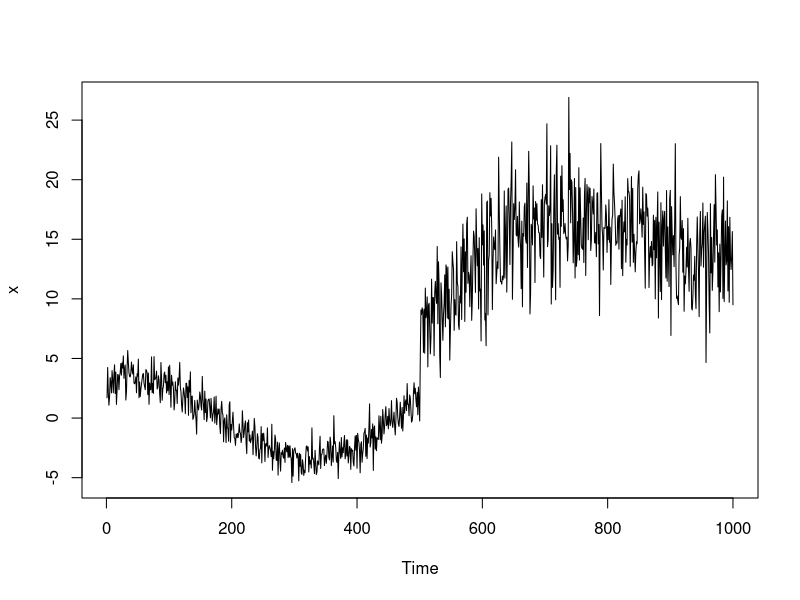
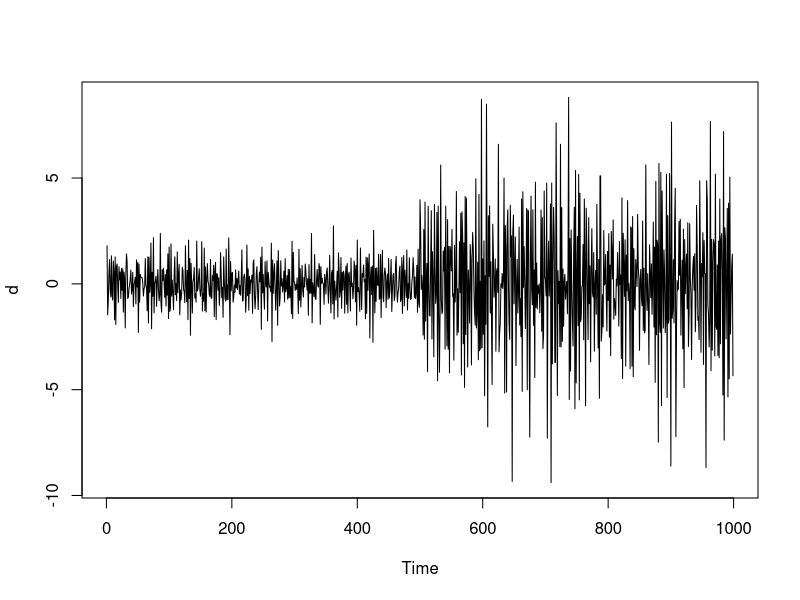
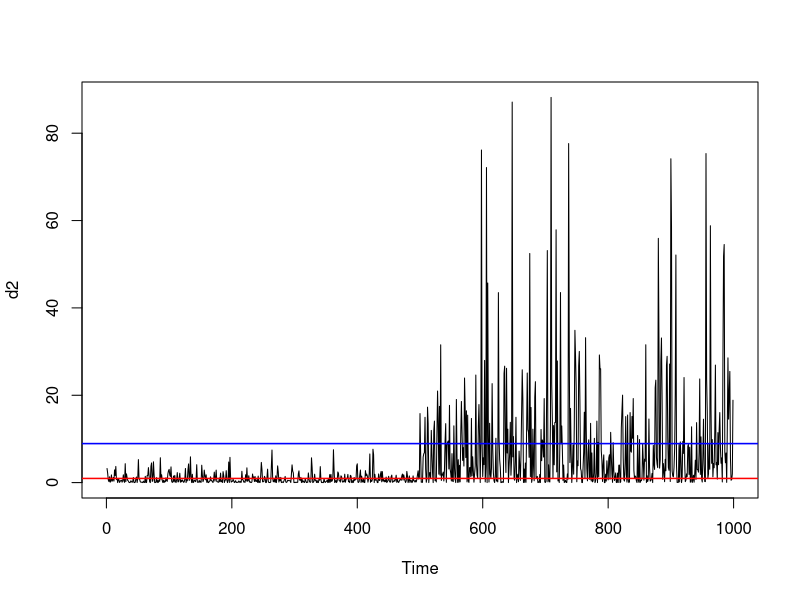
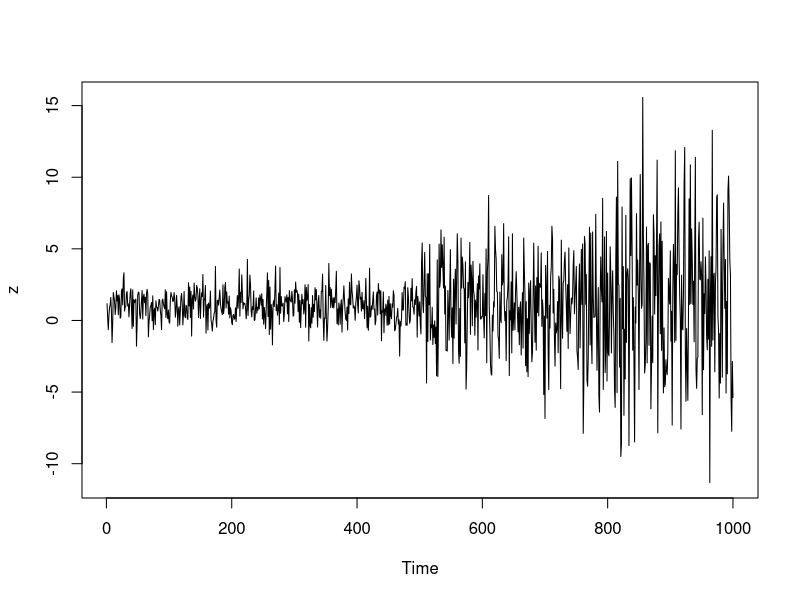
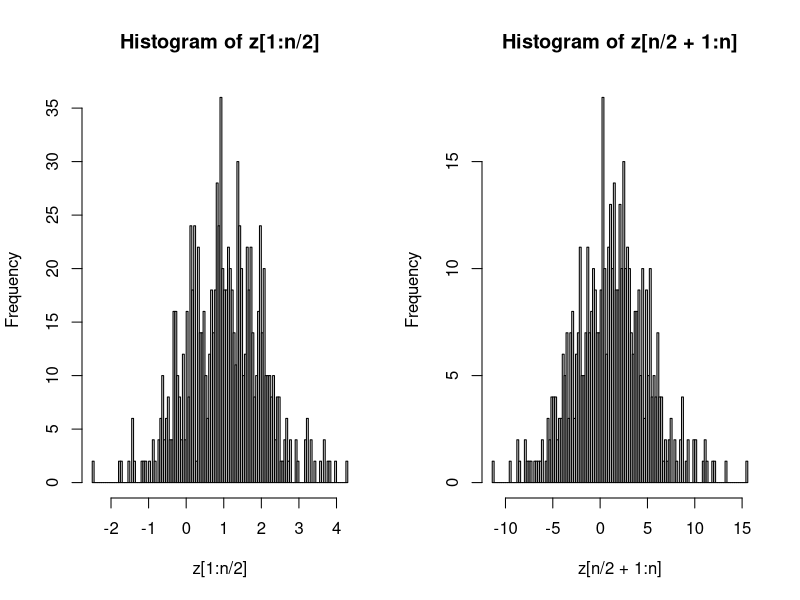

Source code (R) for these figures, in order: (Note: a time limit stopped this script after it produced the figures.)
###-----------------------------------------------
### The data. **AR included**
###-----------------------------------------------
f = function(t){
  5*cos(t*9) - (t - 0.7)^2 *10 + (t-0.2)^3 *20
}
ar = function(n, ar, df){
  z = rep(NA,n)
  z[1] = rt(1,df)
  for(i in 2:n){
    z[i] = ar*z[i-1] + rt(1,df)
  }
  z
}
n = 1000
mu = f((1:n)/n)
z = c(rnorm(n/2,3), rnorm(n/2, 3)*3) 
x = z+mu
par(mfrow = c(1, 1))
ts.plot(x)
d = diff(x)/sqrt(2)
d2 = d^2
ts.plot(d)
ts.plot(d2)
abline(h = mean(d2[1:(n/2)]), col = 'red', lwd = 1.5)
abline(h = mean(d2[(n/2+1):(n-1)]), col = 'blue', lwd = 1.5)


###-----------------------------------------------
### Liver Method
###-----------------------------------------------
L = function(y, g, tau){
  n = length(y)
  l1 = tau * log(1/tau * sum((y[1:tau] - g[1:tau])^2))
  if (tau !=n){
    l2 = (n - tau) * log(1/(n-tau)*sum((y[(tau+1):n] - g[(tau+1):n])^2))}
  else{l2 = 0}
  l = l1 + l2
}

MaxL = function(y, g){
  n = length(y)
  max_d= 0
  max_i = 0
  Ln = L(y, g, n)
  for (i in 1:n){
    d = Ln -  L(y, g, i)
    if(d > max_d){max_d = d; max_i = i}
  }
  c(max_d, max_i)
}

MLsigma1 = function(y, g, tau){sigma = 1/tau * sum((y[1:tau] - g[1:tau])^2)}
MLsigma2 = function(y, g, tau){n = length(y);sigma = 1/(n-tau)*sum((y[(tau+1):n] - g[(tau+1):n])^2)}

Liver_test = function(d, alpha){
  a = 2*log(log(n))^(1/2)/log(n)
  b = (2*log(log(n)) + 1/2*log(log(log(n))) - log(gamma(1/2)))/log(n)
  T = a*sqrt(log(n))*sqrt(d) - b*log(n)
}

spline_test = function(x){
  epsilon = 0.00001
  n = length(x)
  ax = (1:n)/n
  old_d = 0
  count = 0
  weight = rep(1:n)
  while (count<50){
    g = smooth.spline(ax, x, w = weight, cv = TRUE)$y
    result= MaxL(x, g)
    new_d = result[1]
    tau = result[2]
    if ((new_d - old_d)<epsilon){
      return(Liver_test(new_d, 0.05))
    }else{
      sigma1 = MLsigma1(x, g, tau)
      sigma2 = MLsigma2(x, g, tau)
      weight = c(rep((1/sigma1)^2, n/2), rep((1/sigma2)^2, n/2))
    }
    count = count+1
    old_d = new_d  
  }
  return(Liver_test(new_d, 0.05))
}

###-----------------------------------------------
### Testing Cases
###-----------------------------------------------
n = 1000
del = 1
z = c(rnorm(n/2,1),rnorm(n/2,1)*(1+del)) #Normal Distributio
z = c(rt(n/2,6), rt(n/2, 6)*(1+del)) #T-distribution
z = c(rexp(n/2, 1), rexp(n/2, 1)*(1+del))

#Bimodal Distribution
p1 = c(rbinom(n*1/2, 1, 0.5))
p2 = c(rbinom(n*1/2, 1, 0.5))
z = c(rnorm(n*1/2,-10)*p1+rnorm(n*1/2,10)*(1-p1),
	(rnorm(n*1/2,-10, (1+del))*p2+rnorm(n*1/2,10,(1+del))*(1-p2))) #Bimodal T-distribution

z= c(rnorm(n/2,1),rnorm(n/4,1,(2+del)), rnorm(n/4,1,(4+del))) #Normal Distribution
par(mfrow = c(1,1))
ts.plot(z)

par(mfrow = c(1,2))
hist(z[1:n/2], breaks = 100)
hist(z[n/2+1:n], breaks = 100)

###-----------------------------------------------
### Testing Normal Case
###-----------------------------------------------

###Input Parameter###
n = 400
n_sim = 200

if(1){
 	delta = seq(from = 0, to = 1, length.out = 11)
 	out = array(NA, dim =c(n_sim, length(delta), 5),
                dimnames = list(paste0('isim=',1:n_sim),
                paste0('delta=', delta),c('Normal', 'Student-T', 'Exp', 'Bimodal', '2cp_norm')))
    for(i_sim in 1:n_sim){
        set.seed(i_sim)
        for(i_delta in 1:length(delta)){
            del = delta[i_delta]
      		mu = 0
			#Random Number
			z_norm = c(rnorm(n/2,1),rnorm(n/2,1,(1+del))) #Normal Distribution
			z_t = c(rt(n/2,6), rt(n/2, 6)*(1+del))# T-distribution
			z_exp = c(rexp(n/2, 1)*1, rexp(n/2, 1)*(1+del)) #Exponential Distribution
			z_bi = c(rnorm(n*1/2,-2,1)*p1+rnorm(n*1/2,10,1)*(1-p1),
				(rnorm(n*1/2,-10,(1+del))*p2+rnorm(n*1/2,10,(1+del))*(1-p2))) #Bimodal T-distribution
			z_norm = c(rnorm(n/2,1),rnorm(n/4,1)*(1+del), rnorm(n/4,1)*(4+del)) #Normal Distribution
			z_2cp_norm= c(rnorm(n/2,1),rnorm(n/4,1,(2+del)), rnorm(n/4,1,(4+del))) #Multiple Change Point
			
			# #Time Series
			x_norm = z_norm+mu
			x_t = z_t + mu
			x_exp = z_exp + mu
			x_bi = z_bi + mu
			x_2cp_norm = z_2cp_norm + mu
			
			# #Test Statistics
			out[i_sim, i_delta, 1] = spline_test(x_norm)
			out[i_sim, i_delta, 2] = spline_test(x_t)
			out[i_sim, i_delta, 3] = spline_test(x_exp)
			out[i_sim, i_delta, 4] = spline_test(x_bi)
			out[i_sim, i_delta, 5] = spline_test(x_2cp_norm)
		}
    	if(i_sim%%10==0) cat(i_sim, ' >> ')
  	}
}

###-----------------------------------------------
### Result
###-----------------------------------------------
out0 = out*0
out0[,,1] = out[,,1] > -log(-log(1-0.05)/2)
out0[,,2] = out[,,2] > -log(-log(1-0.05)/2)
out0[,,3] = out[,,3] > -log(-log(1-0.05)/2)
out0[,,4] = out[,,4] > -log(-log(1-0.05)/2)
out0[,,5] = out[,,5] > -log(-log(1-0.05)/2)
power = apply(out0, c(2,3), mean)
power

###-----------------------------------------------------------
### Plot results
###-----------------------------------------------------------
par(mfrow = c(1, 2))
#Plot 1
matplot(delta, 100*power, type = 'b', col = 1:5, lty = c(1,2,3), pch = 1, main = "Power", ylim = c(0, 100),
        ylab = expression(K(delta)~"/%"), xlab = expression(delta))
abline(h  = c(0.05, 0, 1)*100, lwd = 0.5, lty = 2)
abline(v = 0, lwd = 0.5, lty = 2)
legend('bottomright', legend = c('Normal', 'Student-T', 'Exp', 'Bimodal', 'Multi_cp'), 
  col = 1:5, lty = c(1,2,3), cex = 0.7)

#Plot 2
matplot(delta, 100*power, type = 'b', col = 1:5, lty = c(1,2,3), pch = 1, main = "Power (Zoom-in version)",
        ylim = c(0, 0.3) *100, ylab = expression(K(delta)~"/%"), xlab = expression(delta),
        xlim = c(0, 0.2))
abline(h = c(0:5), lwd = 0.5, lty = 3)
abline(v = 0, lwd = 0.5, lty = 2)
legend('bottomright', legend = c('Normal', 'Student-T', 'Exp', 'Bimodal', 'Multi_cp'), 
  col = 1:5, lty = c(1,2,3), cex = 0.4)
